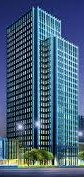
#> input picture day 3/image1.jpg, 84 x 177 px
$ python Brute_Force.py
#> lines starting #> are read from the running program, lines starting #| are printed output that depends on the picture
import cv2
import matplotlib.pyplot as plt

img1 = cv2.imread('image1.jpg')
#> img1 is the input picture: shape (177, 84, 3); mean B, G, R 120.1, 95.2, 68.9
img2 = cv2.imread('image2.jpg')
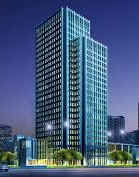
#> input picture day 3/image2.jpg, 139 x 177 px
#> img2 is the input picture: shape (177, 139, 3); mean B, G, R 124.2, 90.3, 69.4

#ORB Keypoint Extractor
orb = cv2.ORB_create()
kp1, des1 = orb.detectAndCompute(img1,None)
#> kp1 = 193 keypoints; strongest (x, y, size): (41, 134, 31), (41, 132, 31), (41, 142, 31), (39, 132, 31)
kp2, des2 = orb.detectAndCompute(img2,None)
#> kp2 = 284 keypoints; strongest (x, y, size): (70, 137, 31), (70, 132, 31), (68, 132, 31), (70, 110, 31)

Brute_force = cv2.BFMatcher(cv2.NORM_HAMMING, crossCheck=True)
matches = Brute_force.match(des1, des2)
#> matches = 105 matches

matches = sorted(matches, key=lambda x: x.distance)

result = cv2.drawMatches(img1, kp1, img1, kp2, matches[:30],None, flags=0)
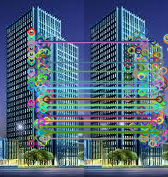
#> result: shape (177, 168, 3); mean B, G, R 119.2, 102.2, 78.6

plt.imshow(cv2.cvtColor(result,cv2.COLOR_BGR2RGB))
plt.show()
